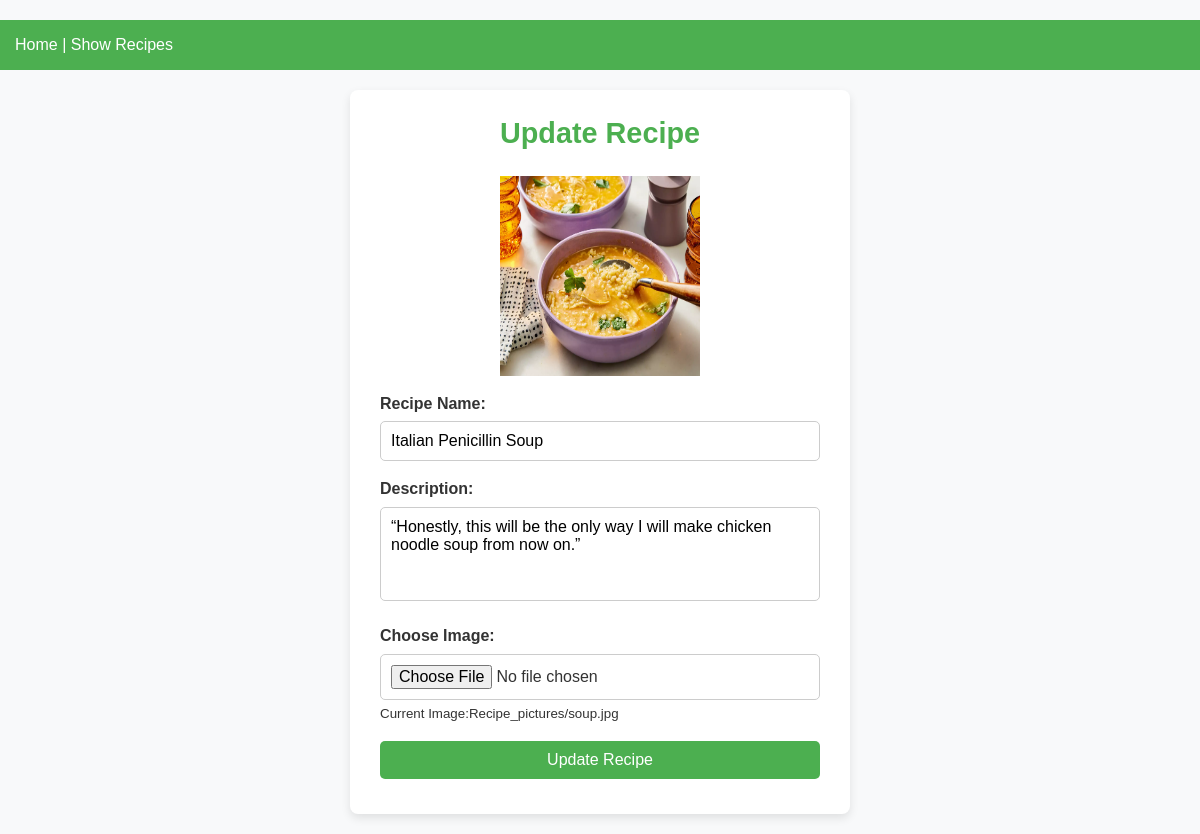
Screenshot of /update_recipe/italian-penicillin-soup/ (signed in) with the database file from the repository.
### reciepe_app/models.py (models this page shows, shortened)
class Recipe(models.Model):
    user = models.ForeignKey(User,on_delete=models.CASCADE,null=True , blank=True,related_name='recipe_user')
    slug = models.SlugField(blank=True,null=True,unique=True)
    recipe_disc = models.TextField(blank=True,null=True)
    recipe_img = models.ImageField(upload_to='Recipe_pictures/',null=True,blank=True)
    recipe_name = models.CharField(max_length=40,unique=True)
    recipe_created_at = models.DateTimeField(auto_now=True)
    recipe_view_count = models.IntegerField(default=1)
    class Meta:
        ordering = ['-recipe_created_at']
        verbose_name = 'Recipe'

### reciepe_app/views.py (the view, shortened to what this page needs)
# urls.py: path('update_recipe/<slug:slug>/', update_recipe , name='update_recipe'),
@login_required(login_url='login')
def update_recipe(request,slug):
    recipe = Recipe.objects.get(slug = slug)
    return render(request, 'update_recipe.html', {'recipe': recipe})

### reciepe_app/templates/update_recipe.html (shortened to what this page needs)
<!DOCTYPE html>
<html lang="en">
<head>
    {% load static %}
</head>
<body>
    <nav class="navbar">
        <a href="{% url 'main' %}" class="nav-link">Home | Show Recipes</a>
    </nav>
    <section class="form-section">
        <form method="post" enctype="multipart/form-data" class="form-container">
            <h1>
                {% if recipe.id %}
                Update Recipe
                {% else %}
                Create Recipe
                {% endif %}
            </h1>
            <div class="form-group">
                {% if recipe.recipe_img%}
                <img src="{{ recipe.recipe_img.url }}" alt="{{ recipe.recipe_name}}" style="width:200px;height:200px;display: block;margin:auto;">
                {%endif%}
            </div>
            <div class="form-group">
                <label for="recipe_name">Recipe Name:</label>
                <input type="text" id="recipe_name" name="recipe_name" value="{{ recipe.recipe_name }}" required>
            </div>
            <div class="form-group">
                <label for="recipe_desc">Description:</label>
                <textarea id="recipe_desc" name="recipe_desc" rows="4" required>{{ recipe.recipe_disc }}</textarea>
            </div>
            <div class="form-group">
                <label for="recipe_img">Choose Image:</label>
                <input type="file" id="recipe_img" value="{{recipe.recipe_img}}" name="recipe_img" >
                {% if recipe.recipe_img %}
                <small>Current Image:{{ recipe.recipe_img.name }}</small>
                {% endif %}
            </div>
            <div class="form-group">
                <input type="submit" value="Update Recipe" class="btn">
            </div>
        </form>
    </section>
</body>
</html>

### reciepe_app/templates/update_recipe.html (style rules this page uses)
* { margin: 0; padding: 0; box-sizing: border-box; font-family: 'Arial', sans-serif; }
body { background-color: #f8f9fa; color: #333; line-height: 1.6; padding: 20px 0; }
.navbar { background-color: #4CAF50; padding: 12px 15px; text-align: left; z-index:10; }
.navbar .nav-link { color: #fff; text-decoration: none; font-size: 1rem; }
.form-section { display: flex; justify-content: center; align-items: center; min-height: 70vh; }
.form-container { margin-top:20px; background: #fff; padding: 20px 30px; border-radius: 8px; box-shadow: 0 4px 10px rgba(0, 0, 0, 0.1); width: 100%; max-width: 500px; }
.form-container h1 { font-size: 1.8rem; color: #4CAF50; margin-bottom: 20px; text-align: center; }
.form-group { margin-bottom: 15px; }
.form-group label { display: block; font-weight: bold; margin-bottom: 5px; color: #333; }
.form-group input[type="text"], .form-group textarea, .form-group input[type="file"] { width: 100%; padding: 10px; font-size: 1rem; border: 1px solid #ccc; border-radius: 5px; outline: none; transition: border-color 0.3s ease; }
.form-group textarea { resize: none; }
.form-group .btn { width: 100%; padding: 10px; background-color: #4CAF50; color: #fff; font-size: 1rem; border: none; border-radius: 5px; cursor: pointer; transition: background-color 0.3s ease; }

### rows the page displays
Recipe: recipe_img (picture), recipe_name "Italian Penicillin Soup", recipe_desc "“Honestly, this will be the only way I will make chicken noodle soup from now on.”", recipe_img.name "Recipe_pictures/soup.jpg"
